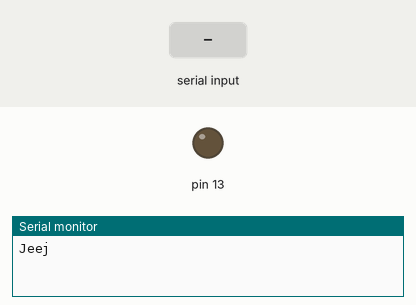
Recording of a sketch running on a simulated Arduino Uno, built with avr-gcc and run on an emulated ATmega328P. Shown: output pins drawn as LEDs (lit = HIGH), the last lines printed to the serial monitor. The test bench sets the inputs (shaded band).

Above: at 1.2 s.
1.3 s: "a" received over Serial
At 2.6 s:
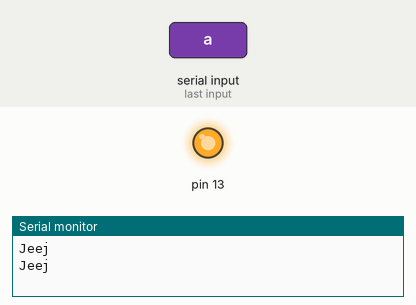
3.8 s: "b" received over Serial
At 5.6 s:
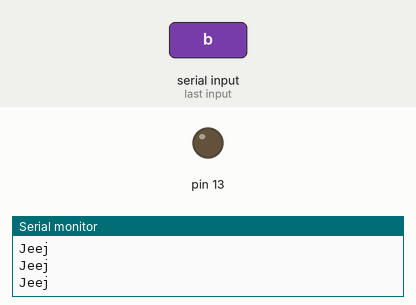
Timing chart, 0 to 7.1 s (numbered marks = the images above; inputs shaded):
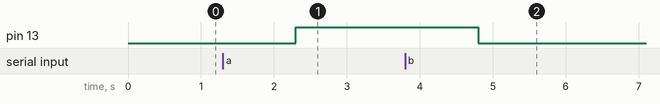

Measured:
- after the input at 1.3 s, pin 13: LOW → HIGH after 1.0 s
- after the input at 3.8 s, pin 13: HIGH → LOW after 1.0 s

The sketch:

AwaitAsyncforArduino_Manual.ino
```cpp
class wait
{
private:
	bool _isActive;
	void(*callback)(String message);

	// local context
	String message;

	// method parameters
	long start;
	long delay;

public:
	void startMethod(String message, void(*callback)(String message), long start, long delay) {
		this->message = message;

		this->callback = callback;

		this->start = start;
		this->delay = delay;

		this->_isActive = true;
	}

	bool isActive() {
		return _isActive;
	}

	void tryMethod() {
		// original method with returns edited
		if (millis() - start > delay) {
			// edit
			_isActive = false;
			callback(message);
			// / edit
		}
		// / original method with returns edited
	}
} wait;

// generated code
class methodAsync
{
private:
	bool _isActive;
	void(*callback)(void);

public:
	void startMethod(void(*callback)(void)) {
		this->callback = callback;
		this->_isActive = true;
	}

	bool isActive() {
		return _isActive;
	}

	void tryMethod() {
		// original method with returns edited

		if (Serial.available()) {
			String string;
			string = Serial.readString();

			if (string == "a") {
				digitalWrite(13, true);
			}
			else if (string == "b") {
				digitalWrite(13, false);
			}
			// edit
			_isActive = false;
			callback();
			// / edit
		}

		// / original method with returns edited
	}
} methodAsync;
// / generated code

class AsyncHandler
{
public:
	void loop() {
		if (methodAsync.isActive()) {
			methodAsync.tryMethod();
		}

		if (wait.isActive()) {
			wait.tryMethod();
		}
	}
} AsyncHandler;

void pinHandling() {
	if (methodAsync.isActive()) { return; }
	methodAsync.startMethod(pinHandlingCallback1);
}
void pinHandlingCallback1() {

}

void postingMessage() {
	if (wait.isActive()) { return; }

	String message = "Jeej";

	wait.startMethod(message, postingMessageCallback1, millis(), 1000);
}
void postingMessageCallback1(String message) {
	Serial.println(message);
}

#define await(a) a
#define async void

void setup() {
	pinMode(13, OUTPUT);

	Serial.begin(9600);

	// generated code

	// / generated code
}

void loop() {
	pinHandling();
	postingMessage();

	// generated code
	AsyncHandler.loop();
	// / generated code
}

// original
/*
void pinHandling() {
await(methodAsync());
}
*/
// / original


// original
/*
void postingMessage() {
String message = "Jeej";

await(wait(millis(), 1000));
Serial.println(message);
}
*/
// / original


/*
async methodAsync() {
while (true) {
if (Serial.available()) {
String string;
string = Serial.readString();

if (string == "a") {
digitalWrite(13, true);
}
else if (string == "b") {
digitalWrite(13, false);
}

return;
}
}
}

async wait(long start, long delay) {
while (true) {
if (millis() - start > delay) {
return;
}
}
}

*/
```
